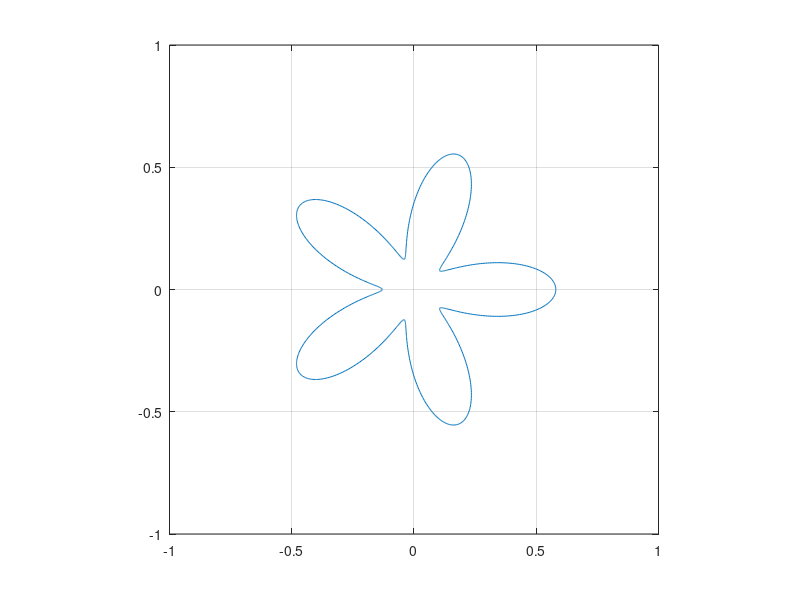
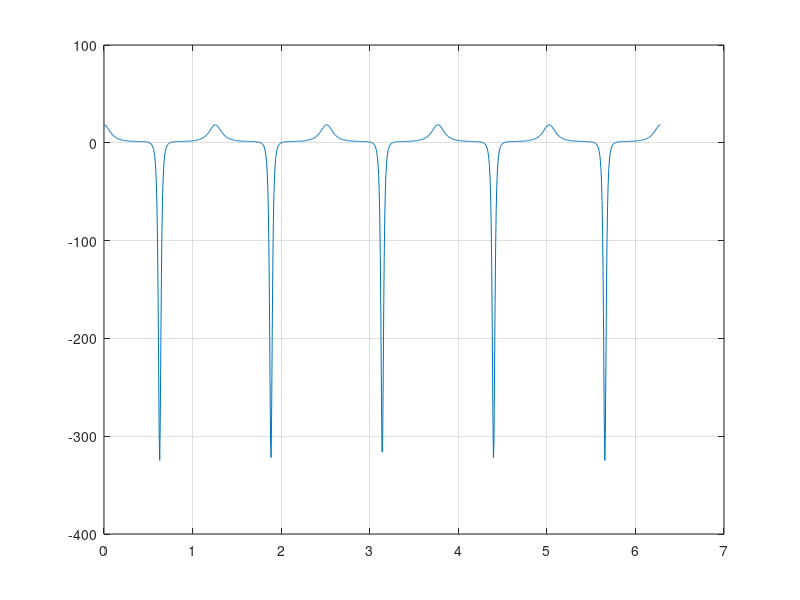

The MATLAB source for these figures, in order:
% Generating star-shaped interfaces and finding their curvature as a way to
% choosing lower and upper bounds where the numerical method excels (i.e.,
% well resolved regions).

d = 0;		% Shape parameters: phase.
p = 5;		% Number of arms.
a = 0.225;
b = 0.355;

r = @(theta) a * cos( p * theta - d ) + b;
rPrime = @(theta) -a * p * sin( p * theta - d );
rPrimePrime = @(theta) -a * p^2 * cos( p * theta - d );
curvature = @(theta) (r(theta).^2 + 2 * rPrime(theta).^2 - r(theta).*rPrimePrime(theta))./(r(theta).^2 + rPrime(theta).^2).^1.5;

t = linspace(0, 2*pi, 1000);
R = r(t);
figure; 
plot( R.*cos(t), R.*sin(t), "-" ); 
axis equal; 
grid on; 
limits = [-1, 1];
xlim( limits ); ylim( limits );

figure;
k = curvature(t);
plot( t, k, "-" );
grid on;
axis normal;